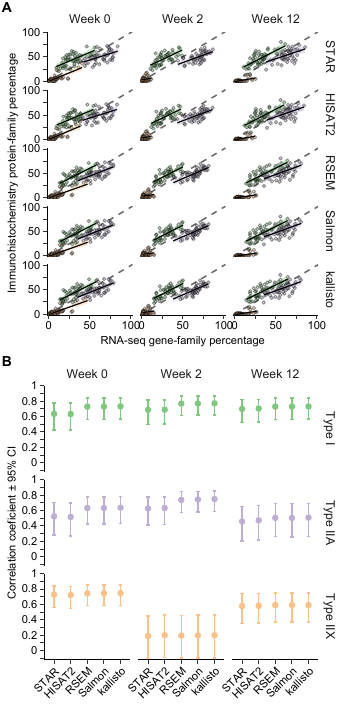

This figure's R source:


source("./R/lib_fun.R")
source("./R/figure_source.R")


#### Myosin heavy chain comparison between RNA-seq and Protein family-based normalization. ####

# Notes: 

# To circumvent any issues with normalization when comparing alignment tools, a biological validation
# can be done through correlation analysis of mRNA to protein expression. MyHC are well suited for this 
# purpose. The idea is to normalize to gene-family (Myosins) and compare correlations between alignment tools. 

# Saved as Supplementary figure 1.




# read DGEList

dge_lists <- readRDS("./data/derivedData/dge_lists/dge_list.RDS")


## Download gene family information from HUGO

# Myosin heavy chain gene family 

url <- "https://www.genenames.org/cgi-bin/genegroup/download?id=1098&type=node"


myosin_family <- read_delim(url, delim = "\t") %>%
  dplyr::select(symbol = 'Approved symbol', gene = 'Ensembl gene ID') %>%
  print()


results <- list()

for(i in 1:length(dge_lists)) {
  

  
  temp  <- dge_lists[[i]][rownames(dge_lists[[i]]) %in% myosin_family$gene,]
  
  myhc_all  <- temp$counts %>%
    data.frame(gene = rownames(.)) %>%
    gather(sample, count, FP11w0L:FP9w2preR) %>%
    inner_join(temp$samples %>%
                 mutate(sample = rownames(.))) %>%
    inner_join(myosin_family) %>%
  filter(symbol %in% c("MYH1", "MYH2", "MYH7")) %>%
    dplyr::select(subject, time, sets, gene, symbol, count) %>%
    group_by(subject, time, sets) %>%
    mutate(sum_count = sum(count)) %>%
    ungroup() %>%
    mutate(relative_count = (count/sum_count)*100, 
           method = names(dge_lists[i])) 
    
  
results[[i]] <- myhc_all


}

# Results for all lists are compiled
rna_myh <- bind_rows(results) %>%
  mutate(fibertype = if_else(symbol == "MYH1", "type2x", 
                             if_else(symbol == "MYH2", "type2a", "type1"))) %>%
  mutate(time = if_else(time == "w2pre", "w2", as.character(time))) %>%
  dplyr::select(subject, time, sets, fibertype,method, rna_percentage = relative_count) %>%
           print()
  



# Load fiber type data (immunohistochemistry)
fib <- read_excel("./data/fibertype_checked.xlsx") 

leg <- read.csv("./data/oneThreeSetLeg.csv", sep=";")

leg <- leg %>%
  gather(sets, leg, multiple:single) %>%
  filter(include == "incl")


# Type 2 AX counted as 0.5 A, 0.5 X

fib.trans <- fib %>%
  mutate(Type2A = as.integer(type2a + 0.5 * type2ax),
         Type2X = as.integer(type2x + 0.5 * type2ax),
         Type1 = type1,
         type2x = type2x,
         type2ax = type2ax,
         time = ifelse(timepoint == 1, "w0", ifelse(timepoint %in% c(2,3), "w2", "w12"))) %>%
  dplyr::select(subject, time, timepoint, leg, Type1, Type2A, Type2X, type2x, type2ax) %>%
  inner_join(leg) %>%
  gather(fibertype, counts, Type1:type2ax) %>%
  group_by(subject, sex, sets, time, timepoint, fibertype) %>%
  summarise(counts = sum(counts)) %>%
  spread(fibertype, counts) %>%
  rowwise() %>%
  mutate(sum = as.integer(round(Type1 + Type2A + Type2X, 0)),
         type2x_pure = type2x / sum, 
         type2x_hybrids = type2ax / sum,
         type1 = Type1 / sum,
         type2a = Type2A / sum,
         type2x = Type2X / sum) %>%
  ungroup() %>%
  dplyr::select(subject, sex, sets, time, timepoint, sum, type1, type2a, type2x) %>%
  mutate(time = factor(time, levels = c("w0", "w2", "w12")),
         sets = factor(sets, levels = c("single", "multiple"))) %>%
  gather(fibertype, percentage, type1:type2x) %>%
  mutate(sample = paste0(subject, sets, timepoint),
         leg = paste0(subject, sets)) %>%
  group_by(subject, sets, time, fibertype) %>%
  summarise(prot_percentage = mean(percentage, na.rm = TRUE) * 100) %>%
  ungroup() %>%
  print()


# Combine data sets 

myh_combined <- fib.trans %>%
  dplyr::select(subject, sets, time,fibertype, prot_percentage) %>%
  inner_join(rna_myh %>% ungroup()) %>%
  print()
  


 myh_cor_points <- myh_combined %>%
  # filter(sets == "multiple") %>%
  mutate(time = factor(time, levels = c("w0", "w2", "w12"), 
                       labels = c("Week 0", "Week 2", "Week 12"))) %>%
  mutate(method = factor(method,
                         levels = c("star", "hisat", "rsem", "salmon", "kallisto"), 
                         labels = c("STAR", "HISAT2", "RSEM", "Salmon", "kallisto")), 
         fibertype = factor(fibertype, 
                            levels = c("type1", "type2a", "type2x"), 
                            labels = c("Type I", "Type IIA", "Type IIX"))) %>%
  ggplot(aes(rna_percentage, prot_percentage, color = fibertype, fill = fibertype)) + 
   geom_abline(intercept = 0, slope = 1, color = "gray40", lty = 2) +
  geom_point(aes(color = NULL), color = "black", shape = 21, alpha = 0.4, size = 0.8) +
  facet_grid(method ~ time) + 
  geom_smooth(method = "lm", color = "black", size = 0.4) + 
   
  scale_y_continuous(breaks = c(0, 25, 50, 75, 100), 
                     labels = c(0, "", 50, "", 100), 
                     limits = c(-2,102), 
                     expand = c(0,0)) +
   scale_x_continuous(breaks = c(0, 25, 50, 75, 100), 
                      labels = c(0, "", 50, "", 100), 
                      limits = c(-2,102), 
                      expand = c(0,0)) +
   
   scale_fill_manual(values = diff.colors) +
   
   scale_color_manual(values = diff.colors) +
   
   
   labs(x = "RNA-seq gene-family percentage", 
        y = "Immunohistochemistry protein-family percentage") +

   pl.theme()  +
   theme(strip.background = element_rect(fill = "white", 
                                         color = "white"), 
         legend.position = "none")
  

myh_cor_coef <- myh_combined %>%
 # filter(sets == "single") %>%
  mutate(time = factor(time, levels = c("w0", "w2", "w12"), 
         labels = c("Week 0", "Week 2", "Week 12"))) %>%
  group_by(time, method, fibertype) %>%
  summarise(cor = cor.test(rna_percentage, prot_percentage)$estimate, 
            p.val = cor.test(rna_percentage, prot_percentage)$p.value, 
            ucl = cor.test(rna_percentage, prot_percentage)$conf.int[1], 
            lcl = cor.test(rna_percentage, prot_percentage)$conf.int[2]) %>%
  ungroup() %>%
  mutate(method = fct_reorder(method, .x = cor)) %>%
  mutate(method = factor(method, labels = c("STAR", "HISAT2", "RSEM", "Salmon", "kallisto")), 
         fibertype = factor(fibertype, 
                            levels = c("type1", "type2a", "type2x"), 
                            labels = c("Type I", "Type IIA", "Type IIX"))) %>%


  ggplot(aes(method, cor, color = fibertype, fill = fibertype)) + 
  geom_errorbar(aes(ymin = lcl, ymax = ucl), position = position_dodge(width = 0.5), width = 0.2) +
  geom_point(position = position_dodge(width = 0.5), size = 1.5, shape = 21) + 
  facet_grid(fibertype ~ time) +

  scale_y_continuous(breaks = c(-0.1, 0, 0.1, 0.2, 0.3, 0.4, 0.5, 0.6, 0.7, 0.8, 0.9, 1), 
                     labels = c("", 0, "", 0.2, "", 0.4, "", 0.6, "", 0.8, "", 1), 
                     limits = c(-0.12, 1), 
                     expand = c(0,0)) + 
  
  scale_fill_manual(values = diff.colors) +
  
  scale_color_manual(values = diff.colors) +
  
  labs(y = "Correlation coeficient \U00B1 95% CI") +
  
  pl.theme()  +
  theme(strip.background = element_rect(fill = "white", 
                                        color = "white"), 
        legend.position = "none", 
        axis.text.x = element_text(angle = 45, hjust = 1), 
        axis.title.x = element_blank()) 
  





figureS1 <- plot_grid(myh_cor_points, 
                     myh_cor_coef, 
                     ncol = 1) +
  draw_plot_label(label=c("A", "B"),
                  x = c(0.02, 0.02), 
                  y = c(0.99, 0.49),
                  hjust=.5, vjust=.5, size = label.size)






ggsave("figures/figureS1.pdf", plot = figureS1, width = 8.9, height = 18, 
       dpi = 600,
       units = "cm", device=cairo_pdf)









 